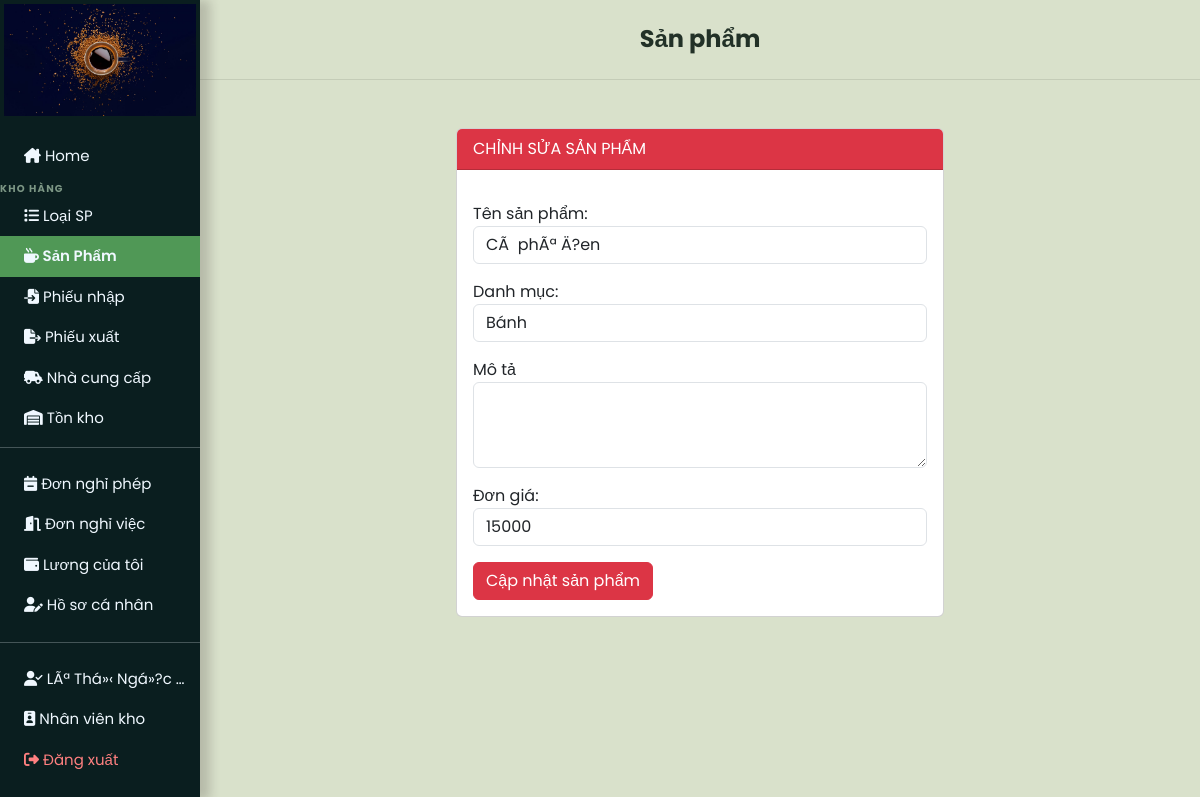
The page /user_page.php?sanpham=sua&id=1 (signed in) on the database its author committed.
### tables this page shows
CREATE TABLE `accounts` (
  `account_id` int(11) NOT NULL,
  `full_name` varchar(150) NOT NULL,
  `email` varchar(150) NOT NULL,
  `password` varchar(255) NOT NULL,
  `role_id` int(11) NOT NULL DEFAULT 3,
  `position_id` int(11) DEFAULT NULL,
  `phone` varchar(20) DEFAULT NULL,
  `address` text DEFAULT NULL,
  `birth_date` date DEFAULT NULL,
  `gender` enum('nam','ná»¯','khÃ¡c') DEFAULT NULL,
  `hr_status` enum('active','resigned','on_leave') NOT NULL DEFAULT 'active',
  `system_status` enum('active','locked','disabled','pending') NOT NULL DEFAULT 'pending',
  `hire_date` date DEFAULT NULL,
  `created_at` timestamp NULL DEFAULT current_timestamp(),
  `updated_at` timestamp NULL DEFAULT current_timestamp() ON UPDATE current_timestamp()
);

CREATE TABLE `items` (
  `item_id` int(11) NOT NULL,
  `item_name` varchar(200) NOT NULL,
  `category_id` int(11) DEFAULT NULL,
  `description` text DEFAULT NULL,
  `unit_price` decimal(10,0) NOT NULL DEFAULT 0,
  `purchase_price` decimal(10,0) NOT NULL DEFAULT 0,
  `stock_quantity` int(11) NOT NULL DEFAULT 0,
  `item_status` enum('active','inactive') NOT NULL DEFAULT 'active',
  `item_image` varchar(255) DEFAULT NULL,
  `added_date` timestamp NULL DEFAULT current_timestamp(),
  `updated_at` timestamp NULL DEFAULT current_timestamp() ON UPDATE current_timestamp()
);

### src/models/authorization.php (called while the page is built, shortened)
<?php
function roleLabel(string $roleName): string
{
    $labels = [
        AppRole::ADMIN     => 'Quản trị viên',
        AppRole::MANAGER   => 'Quản lý nhân sự',
        AppRole::SALES     => 'Nhân viên bán hàng',
        AppRole::WAREHOUSE => 'Nhân viên kho',
    ];
    return $labels[$roleName] ?? 'Không xác định';
}
function currentRole(): string
{
    return $_SESSION['role_name'] ?? '';
}
function currentUserId(): int
{
    return (int) ($_SESSION['account_id'] ?? 0);
}

### src/models/sua_sanpham.php (the view, shortened to what this page needs)
<?php
if (isset($_GET['id'])) {
    $item_id = $_GET['id'];
    $sql = "select * from items where item_id = $item_id";
    $result = mysqli_query($conn, $sql);
    $row = mysqli_fetch_array($result);
}
?>
<div class="mt-5">
    <div class="row justify-content-center">
        <div class="col-md-6">
            <div class="card">
                <div class="card-header bg-danger text-white">
                    CHỈNH SỬA SẢN PHẨM
                </div>
                <div class="card-body">
                    <form action="user_page.php" method="POST">
                        <div class="form-group mt-3">
                            <label for="item_name">Tên sản phẩm:</label>
                            <input type="text" class="form-control" id="item_name" name="item_name" value="<?php echo $row['item_name']; ?>" required>
                        </div>
                        <div class="form-group mt-3">
                            <label for="category_id">Danh mục:</label>
                            <select class="form-control" id="category_id" name="category_id">
                                <option value="1" <?php if ($row['category_id'] == 1) echo 'selected'; ?>>Bánh</option>
                            </select>
                        </div>
                        <div class="form-group mt-3">
                            <label for="description">Mô tả</label>
                            <textarea class="form-control" id="description" name="description" rows="3"><?php echo $row['description']; ?></textarea>
                        </div>
                        <div class="form-group mt-3">
                            <label for="unit_price">Đơn giá:</label>
                            <input type="text" class="form-control" id="unit_price" name="unit_price" value="<?php echo $row['unit_price']; ?>" required>
                        </div>
                        <button type="submit" class="btn mt-3 btn-danger">Cập nhật sản phẩm</button>
                    </form>
                </div>
            </div>
        </div>
    </div>
</div>

### src/views/layouts/user_layout_start.php (shortened to what this page needs)
<!DOCTYPE html>
<html lang="en">
<head>
    <link href="https://cdn.jsdelivr.net/npm/bootstrap@5.3.3/dist/css/bootstrap.min.css" rel="stylesheet" />
    <link rel="stylesheet" href="https://cdnjs.cloudflare.com/ajax/libs/font-awesome/6.5.1/css/all.min.css" />
    <link rel="stylesheet" href="css/style.css" />
</head>
<?php
$roleName = currentRole();
$isWarehouseRole = $roleName === AppRole::WAREHOUSE;
$isManagerRole = $roleName === AppRole::MANAGER;
$isAdminRole = $roleName === AppRole::ADMIN;
?>
<?php
$currentTitle = 'COFFEE SHOP';
if (isset($_GET['home'])) {
    $currentTitle = 'COFFEE SHOP';
} elseif (isset($_GET['dashboard'])) {
    $currentTitle = 'COFFEE SHOP';
} elseif (isset($_GET['sanpham'])) {
    $currentTitle = 'Sản phẩm';
} elseif (isset($_GET['phieunhap'])) {
    $currentTitle = 'Phiếu nhập kho';
} elseif (isset($_GET['phieuxuat'])) {
    $currentTitle = 'Phiếu xuất kho';
} elseif (isset($_GET['kho_thongke'])) {
    $currentTitle = 'Thống kê tồn kho';
} elseif (isset($_GET['baocao_kho'])) {
    $currentTitle = 'Báo cáo kho';
} elseif (isset($_GET['baocao_kinhdoanh'])) {
    $currentTitle = 'Báo cáo kinh doanh';
} elseif (isset($_GET['baocao_nhansu'])) {
    $currentTitle = 'Báo cáo nhân sự';
} elseif (isset($_GET['nhacungcap'])) {
    $currentTitle = 'Quản lý nhà cung cấp';
} elseif (isset($_GET['loai'])) {
    $currentTitle = 'Loại sản phẩm';
} elseif (isset($_GET['donhang'])) {
    $currentTitle = 'Đơn hàng';
} elseif (isset($_GET['khachhang'])) {
    $currentTitle = 'Khách hàng';
} elseif (isset($_GET['nhansu'])) {
    $currentTitle = 'Nhân sự';
} elseif (isset($_GET['chucvu'])) {
    $currentTitle = 'Quản lý chức vụ';
} elseif (isset($_GET['bangluong'])) {
    $currentTitle = 'Bảng lương';
} elseif (isset($_GET['luong_ca_nhan'])) {
    $currentTitle = 'Lương của tôi';
} elseif (isset($_GET['donnghi'])) {
    $currentTitle = 'Đơn nghỉ phép';
} elseif (isset($_GET['donnghiviec'])) {
    $currentTitle = 'Đơn nghỉ việc';
} elseif (isset($_GET['profile'])) {
    $currentTitle = 'Hồ sơ cá nhân';
} elseif (isset($_GET['thongke'])) {
    $currentTitle = 'Thống kê';
}
?>
<body class="app-shell">
    <div class="nav-side p-0">
        <div class="logo p-1 justify-content-center text-center">
            <a href="user_page.php?home"> <img src="img/logo.jpg" alt="Logo"></a>
        </div>
        <div class="navs pt-3">
            <?php if (!$isManagerRole) : ?>
            <div class="container-fluid">
                <a class="text-truncate <?= isset($_GET['home'])||isset($_GET['dashboard']) ? 'active' : '' ?>"
                   href="user_page.php?home"><i class="fa-solid fa-house-chimney"></i> Home</a>
            </div>
            <?php endif; ?>
            <?php if ($isWarehouseRole || $isAdminRole) : ?>
                <div class="nav-section-label">KHO HÀNG</div>
                <div class="container-fluid">
                    <a class="text-truncate <?= isset($_GET['loai']) ? 'active' : '' ?>"
                       href="user_page.php?loai"><i class="fa-solid fa-list"></i> Loại SP</a>
                </div>
                <div class="container-fluid">
                    <a class="text-truncate <?= isset($_GET['sanpham']) ? 'active' : '' ?>"
                       href="user_page.php?sanpham"><i class="fa-solid fa-mug-hot"></i> Sản Phẩm</a>
                </div>
                <div class="container-fluid">
                    <a class="text-truncate <?= isset($_GET['phieunhap']) ? 'active' : '' ?>"
                       href="user_page.php?phieunhap"><i class="fa-solid fa-file-import"></i> Phiếu nhập</a>
                </div>
                <div class="container-fluid">
                    <a class="text-truncate <?= isset($_GET['phieuxuat']) ? 'active' : '' ?>"
                       href="user_page.php?phieuxuat"><i class="fa-solid fa-file-export"></i> Phiếu xuất</a>
                </div>
                <div class="container-fluid">
                    <a class="text-truncate <?= isset($_GET['nhacungcap']) ? 'active' : '' ?>"
                       href="user_page.php?nhacungcap"><i class="fa-solid fa-truck-field"></i> Nhà cung cấp</a>
                </div>
                <div class="container-fluid">
                    <a class="text-truncate <?= isset($_GET['kho_thongke']) ? 'active' : '' ?>"
                       href="user_page.php?kho_thongke"><i class="fa-solid fa-warehouse"></i> Tồn kho</a>
                </div>
            <?php endif; ?>
        </div>
        <?php if (!$isManagerRole && !$isAdminRole) : ?>
        <hr class="mt-2">
        <div class="navs text-center p-0">
            <div class="container-fluid">
                <a class="text-truncate <?= isset($_GET['donnghi']) ? 'active' : '' ?>"
                   href="user_page.php?donnghi"><i class="fa-solid fa-calendar-minus"></i> Đơn nghỉ phép</a>
            </div>
            <div class="container-fluid">
                <a class="text-truncate <?= isset($_GET['donnghiviec']) ? 'active' : '' ?>"
                   href="user_page.php?donnghiviec"><i class="fa-solid fa-door-open"></i> Đơn nghỉ việc</a>
            </div>
            <div class="container-fluid">
                <a class="text-truncate <?= isset($_GET['luong_ca_nhan']) ? 'active' : '' ?>"
                   href="user_page.php?luong_ca_nhan"><i class="fa-solid fa-wallet"></i> Lương của tôi</a>
            </div>
            <div class="container-fluid">
                <a class="text-truncate <?= isset($_GET['profile']) ? 'active' : '' ?>"
                   href="user_page.php?profile"><i class="fa-solid fa-user-pen"></i> Hồ sơ cá nhân</a>
            </div>
        </div>
        <?php endif; ?>
        <div class="navs text-center p-0">
            <hr class="mt-3">
            <div class="container-fluid">
                <a class="text-truncate"><i class="fa-solid fa-user-check"></i> <?= $user_name ?? '' ?></a>
            </div>
            <div class="container-fluid">
                <a class="text-truncate"><i class="fa-solid fa-id-badge"></i> <?= roleLabel(currentRole()) ?></a>
            </div>
            <div class="    container-fluid logout-btn">
                <a class="text-truncate" href="logout.php"><i class="fa-solid fa-right-from-bracket"></i> Đăng xuất</a>
            </div>
        </div>
    </div>
    <div class="app-right">
        <?php if (!isset($_GET['home']) && !isset($_GET['dashboard'])): ?>
        <div class="app-topbar px-3">
            <h4 class="mb-0 fw-bold"><?= htmlspecialchars($currentTitle) ?></h4>
        </div>
        <?php endif; ?>
        <div class="main p-0 <?= (isset($_GET['home']) || isset($_GET['dashboard'])) ? 'h-100' : '' ?>">

### css/style.css (style rules this page uses)
html, body { height: 100%; margin: 0; padding: 0; background-color: #d9e1cb; overflow: hidden; }
.app-shell { height: 100vh; width: 100%; position: relative; margin: 0; }
a { text-decoration: none; }
.nav-side { color: aliceblue; background-color: #0a1e1f; box-shadow: 10px 0px 10px 0px rgba(45, 33, 33, 0.2); width: 220px; min-width: 220px; height: 100vh; max-height: 100vh; overflow-y: auto; overflow-x: hidden; position: fixed; left: 0; top: 0; z-index: 40; scrollbar-width: thin; scrollbar-color: rgba(100,180,100,0.3) transparent; }
.app-right { margin-left: 220px; width: calc(100% - 220px); height: 100vh; display: flex; flex-direction: column; min-width: 0; }
.app-topbar { height: 80px; min-height: 80px; background: #d9e1cb; border-bottom: 1px solid #c4ccb7; display: flex; align-items: center; justify-content: center; text-align: center; padding: 0 !important; position: sticky; top: 0; z-index: 30; }
.app-topbar h4 { color: #223127; font-weight: 400; width: 100%; margin: 0; }
.main { flex: 1 1 auto; height: calc(100vh - 80px); overflow-y: auto; overflow-x: hidden; }
@media (max-width: 1200px) { .nav-side { width: 200px; min-width: 200px; } }
@media (max-width: 1200px) { .app-right { margin-left: 200px; width: calc(100% - 200px); } }
.logo { background-color: #0a1e1f; height: 120px; display: flex; overflow: hidden; }
.logo a { width: 100%; height: 100%; }
.logo img { width: 100%; height: 100%; object-fit: cover; transition: transform 0.3s ease; }
.navs a { display: block; text-align: left; color: aliceblue; transition: background-color 0.3s ease-in-out; padding: 9px 10px 9px 24px; font-size: 15px; }
.navs div { padding: 0px; }
.nav-section-label { color: rgba(200, 230, 200, 0.6); font-size: 10px; font-weight: 700; letter-spacing: 1.2px; text-transform: uppercase; padding: 8px 16px 2px; margin-top: 4px; }
.navs a.active { background-color: rgb(80, 152, 86); font-weight: 600; }
.logout-btn a { color: #ff8080 !important; }
* { font-family: "Poppins", sans-serif; margin: 0; padding: 0; box-sizing: border-box; outline: none; border: none; text-decoration: none; }

### rows shown on the page
accounts: full_name "LÃª Thá»‹ Ngá»?c…"
items: item_name "CÃ phÃª Ä?en", category_id "Bánh", unit_price "15000"

### other values the page prints
roleLabel(currentRole()) "Nhân viên kho"
$currentTitle "Sản phẩm"
